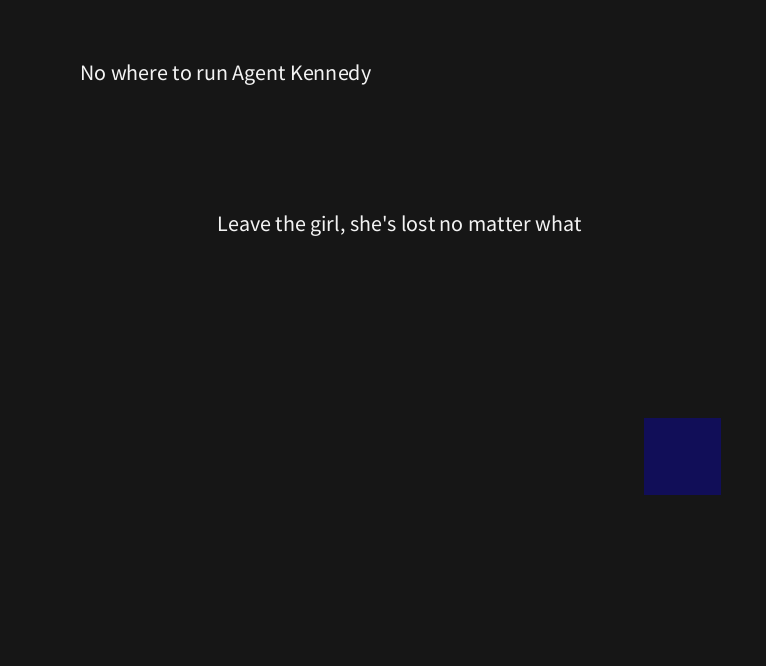
Frame 1 (no input)
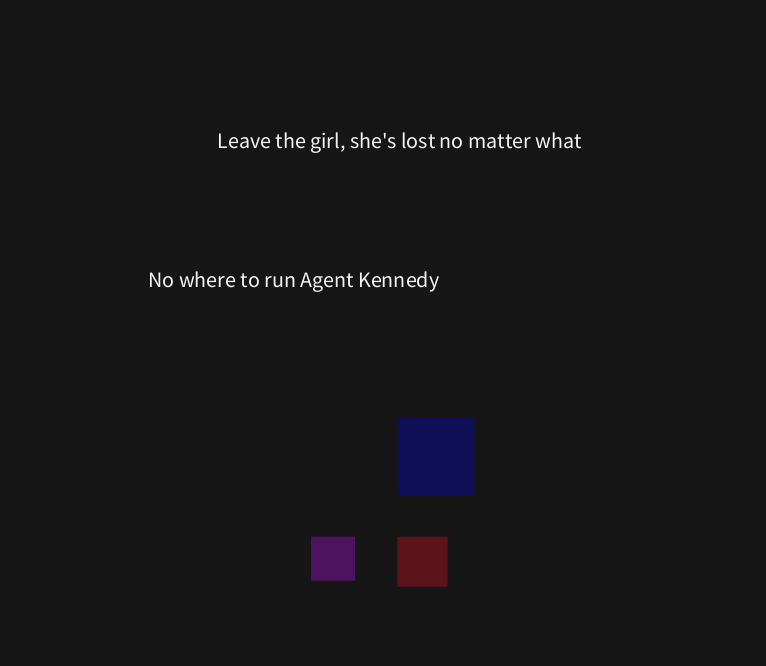
Frame 60 (the mouse pressed at the canvas centre just before this capture)
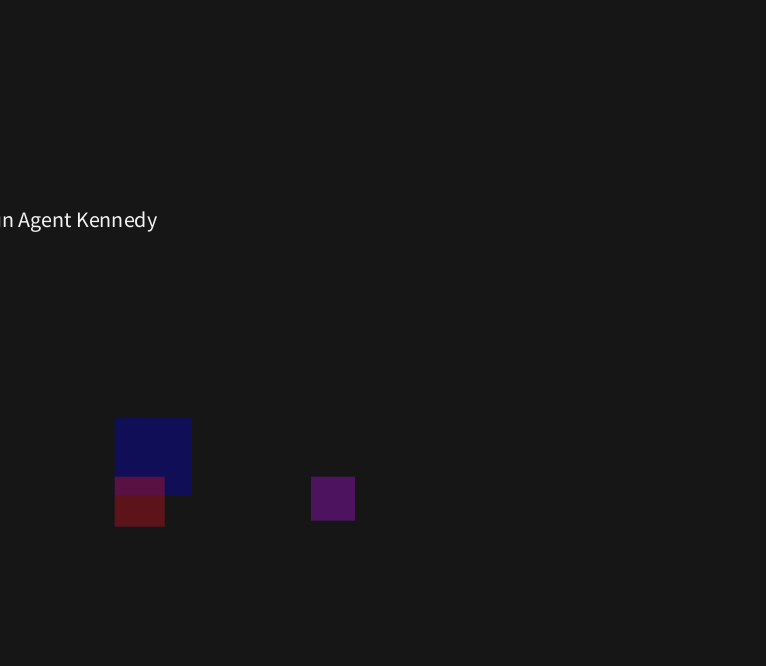
Frame 120 (the mouse held since frame 60 and released just before this capture)

The Processing sketch that drew these frames (run headless with seeded random() and noise(); from frame 60 on, the mouse is pressed at the canvas centre):

// Processing sketch: RE_Unit2GIF
// ── RE_Unit2GIF.pde
PVector plaga;
PVector Wesker;
PVector Spain;
PVector RC;
PVector DiamondK;

void setup(){
  background(255);
  size(766, 666);
  plaga = new PVector (344, 118);
  Wesker = new PVector (11, 478);
  Spain = new PVector (274, 10);
  RC = new PVector (30, 30);
  DiamondK = new PVector (167, 181);
}

void draw(){
  background(22);
  translate(300, 300);
  noStroke();
  //blue square
  fill(11, 4, 166, 117);
  square(plaga.x, plaga.y, 77);
  //purple square
  fill(152, 16, 191, 111);
  square(Wesker.x, Wesker.y, 44);
  //red square
  fill(201, 18, 32, 100);
  square(plaga.x, Wesker.y, 50);
  resetMatrix();
  
  //text
  translate(50, 50);
  fill(243);
  textSize(22);
  text("No where to run Agent Kennedy", RC.x, RC.y);
  textSize(22);
  text("Leave the girl, she's lost no matter what", DiamondK.x, DiamondK.y);
  
  //animation
  float animationSpeed = 0.02;
  plaga.x = cos(frameCount * animationSpeed)*256.0;
  Wesker.y = sin(frameCount * animationSpeed)*256.0;
  RC.x = cos(frameCount * animationSpeed)*256.0;
  RC.y = sin(frameCount * animationSpeed)*256.0;
  DiamondK.y = cos(frameCount * animationSpeed)*256.0;
}
